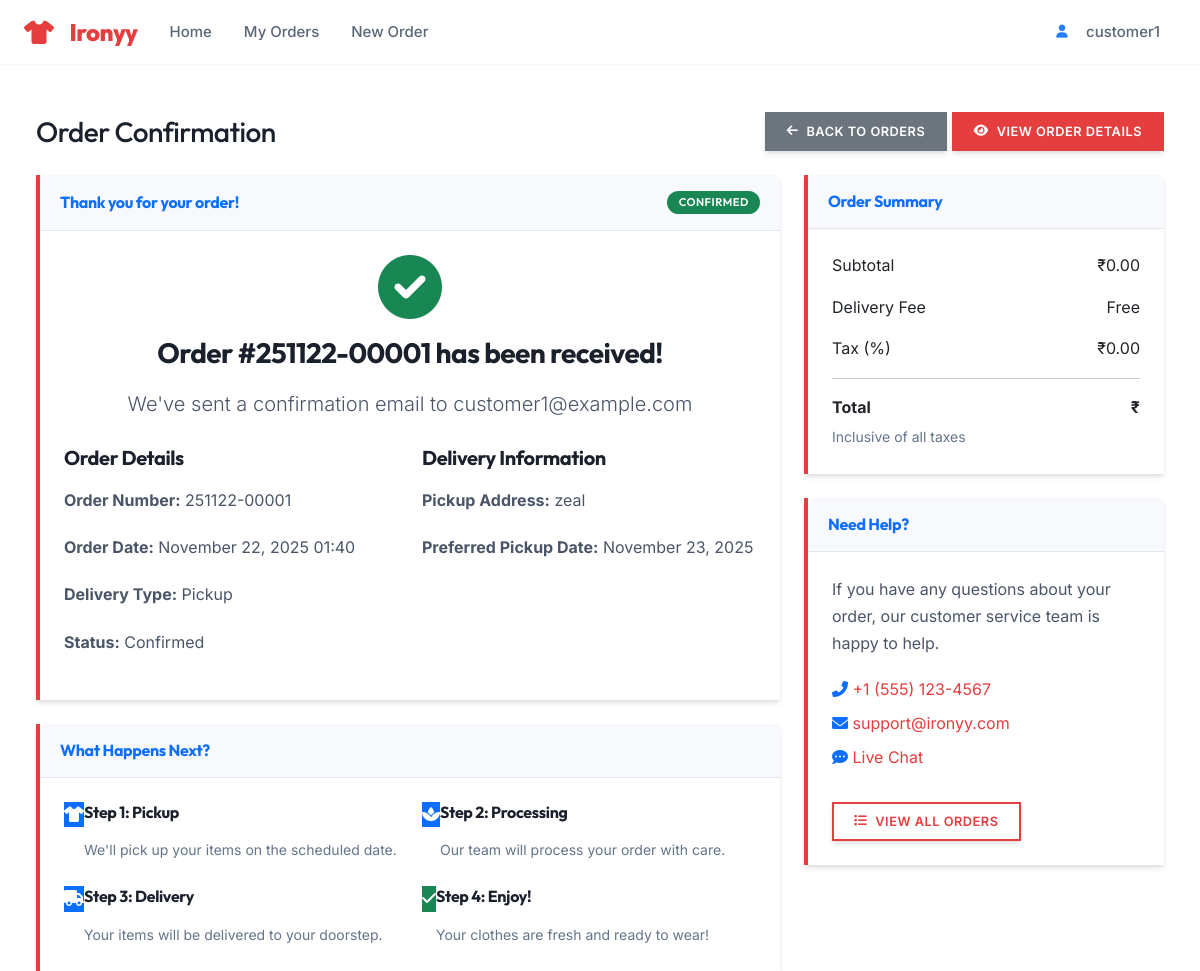
The page /orders/1/confirmation/ (signed in, upper part) on the database as committed earlier.
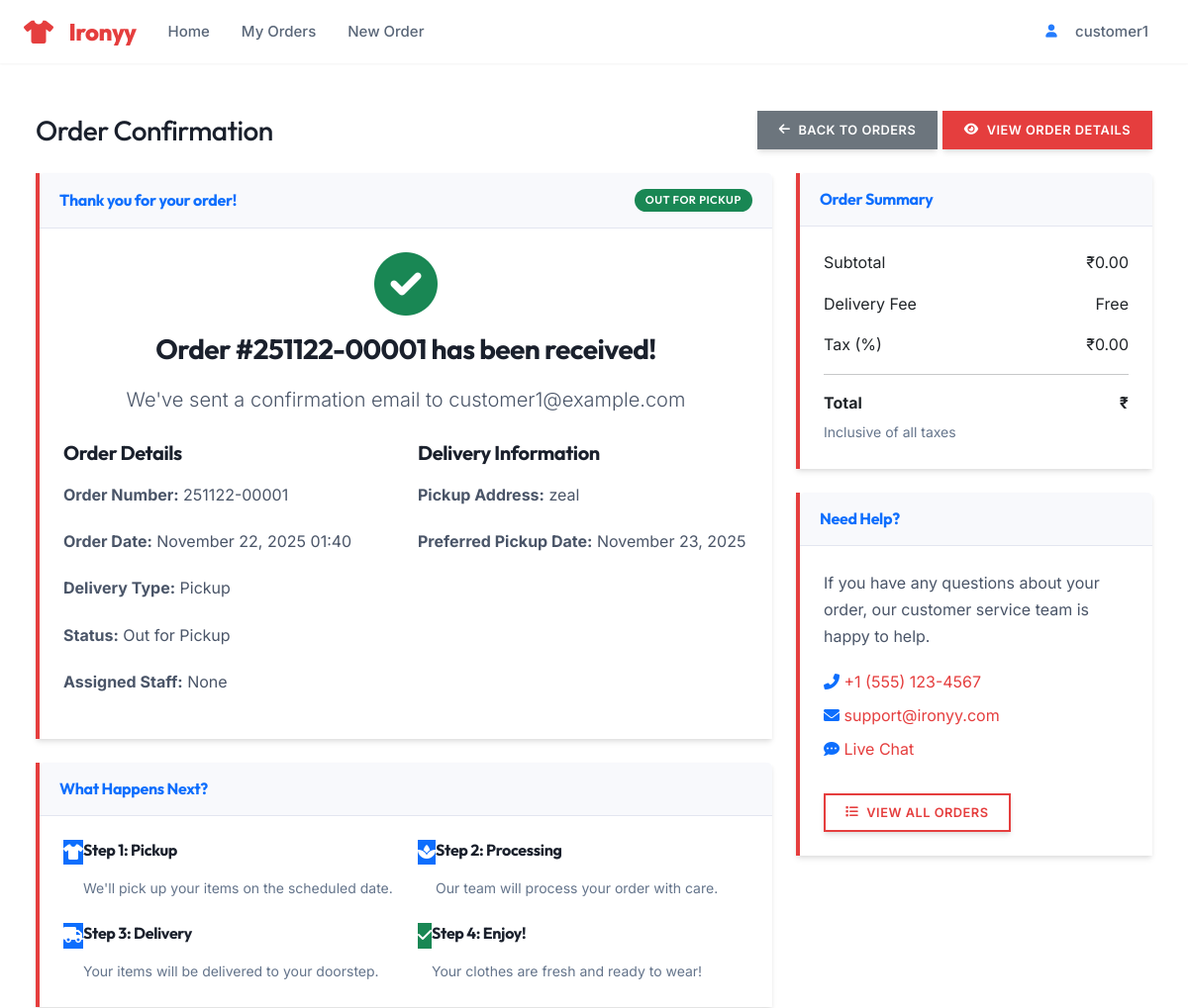
The same page on the database as committed later.
### orders/models.py (models this page shows, shortened)
class Order(models.Model):
    class Status(models.TextChoices):
        DRAFT = 'draft', _('Draft')
        PENDING = 'pending', _('Pending Payment')
        CONFIRMED = 'confirmed', _('Confirmed')
        SCHEDULED_FOR_PICKUP = 'scheduled_for_pickup', _('Scheduled for Pickup')
        OUT_FOR_PICKUP = 'out_for_pickup', _('Out for Pickup')
        PICKED_UP = 'picked_up', _('Picked Up')
        PROCESSING = 'processing', _('In Progress')
        READY = 'ready', _('Ready for Delivery')
        OUT_FOR_DELIVERY = 'out_for_delivery', _('Out for Delivery')
        COMPLETED = 'completed', _('Completed')
        CANCELLED = 'cancelled', _('Cancelled')
        REFUNDED = 'refunded', _('Refunded')
        FAILED = 'failed', _('Failed')
    class PaymentStatus(models.TextChoices):
        PENDING = 'pending', _('Pending')
        AUTHORIZED = 'authorized', _('Authorized')
        PAID = 'paid', _('Paid')
        PARTIALLY_REFUNDED = 'partially_refunded', _('Partially Refunded')
        REFUNDED = 'refunded', _('Refunded')
        VOIDED = 'voided', _('Voided')
        FAILED = 'failed', _('Failed')
    class DeliveryType(models.TextChoices):
        PICKUP = 'pickup', _('Pickup')
        DELIVERY = 'delivery', _('Delivery')
    customer = models.ForeignKey(
        User,
        on_delete=models.PROTECT,
        related_name='orders',
        verbose_name=_('customer')
    )
    order_number = models.CharField(
        _('order number'),
        max_length=20,
        unique=True,
        db_index=True
    )
    status = models.CharField(
        _('status'),
        max_length=20,
        choices=Status.choices,
        default=Status.DRAFT,
        db_index=True
    )
    payment_status = models.CharField(
        _('payment status'),
        max_length=20,
        choices=PaymentStatus.choices,
        default=PaymentStatus.PENDING,
        db_index=True
    )
    delivery_type = models.CharField(
        _('delivery type'),
        max_length=10,
        choices=DeliveryType.choices,
        default=DeliveryType.PICKUP
    )
    pickup_address = models.TextField(_('pickup address'), blank=True)
    delivery_address = models.TextField(_('delivery address'), blank=True)
    preferred_pickup_date = models.DateField(_('preferred pickup date'), null=True, blank=True)
    preferred_delivery_date = models.DateField(_('preferred delivery date'), null=True, blank=True)
    subtotal = models.DecimalField(
        _('subtotal'),
        max_digits=10,
        decimal_places=2,
        default=Decimal('0.00')
    )
    tax_amount = models.DecimalField(
        _('tax amount'),
        max_digits=10,
        decimal_places=2,
        default=Decimal('0.00')
    )
    shipping_cost = models.DecimalField(
        _('shipping cost'),
        max_digits=10,
        decimal_places=2,
        default=Decimal('0.00')
    )
    discount_amount = models.DecimalField(
        _('discount amount'),
        max_digits=10,
        decimal_places=2,
        default=Decimal('0.00')
    )
    total_amount = models.DecimalField(
        _('total amount'),
        max_digits=10,
        decimal_places=2,
        default=Decimal('0.00')
    )
    assigned_staff = models.ForeignKey(
        User,
        on_delete=models.SET_NULL,
        null=True,
        blank=True,
        related_name='assigned_orders',
        verbose_name=_('assigned staff')
    )
    delivery_person = models.ForeignKey(
        User,
        on_delete=models.SET_NULL,
        null=True,
        blank=True,
        related_name='delivery_orders',
        verbose_name=_('delivery person')
    )
    created_at = models.DateTimeField(_('created at'), auto_now_add=True)
    updated_at = models.DateTimeField(_('updated at'), auto_now=True)
    confirmed_at = models.DateTimeField(_('confirmed at'), null=True, blank=True)
    completed_at = models.DateTimeField(_('completed at'), null=True, blank=True)
    cancelled_at = models.DateTimeField(_('cancelled at'), null=True, blank=True)
    special_instructions = models.TextField(_('special instructions'), blank=True)
    internal_notes = models.TextField(_('internal notes'), blank=True)
    cancellation_reason = models.TextField(_('cancellation reason'), blank=True)
    payment_method = models.CharField(_('payment method'), max_length=50, blank=True)
    payment_reference = models.CharField(_('payment reference'), max_length=100, blank=True)
    payment_date = models.DateTimeField(_('payment date'), null=True, blank=True)
    class Meta:
        ordering = ['-created_at']

### accounts/models.py (models this page shows, shortened)
class User(AbstractUser):
    class Role(models.TextChoices):
        CUSTOMER = 'CUSTOMER', _('Customer')
        PRESS = 'PRESS', _('Press Person')
        DELIVERY = 'DELIVERY', _('Delivery Partner')
        ADMIN = 'ADMIN', _('Admin')
    username = None
    email = models.EmailField(
        _('email address'),
        unique=True,
        error_messages={
            'unique': _('A user with that email already exists.'),
        },
    )
    role = models.CharField(
        _('user role'),
        max_length=20,
        choices=Role.choices,
        default=Role.CUSTOMER,
        help_text=_('Designates the role of the user in the system.')
    )
    phone_regex = RegexValidator(
        regex=r'^\+?1?\d{9,15}$',
        message=_("Phone number must be entered in the format: '+999999999'. Up to 15 digits allowed.")
    )
    phone_number = models.CharField(
        _('phone number'),
        validators=[phone_regex],
        max_length=17,
        blank=True,
        null=True,
        help_text=_('Enter a valid phone number (e.g., +1234567890)')
    )
    is_active = models.BooleanField(
        _('active'),
        default=True,
        help_text=_(
            'Designates whether this user should be treated as active. '
            'Unselect this instead of deleting accounts.'
        ),
    )
    email_verified = models.BooleanField(
        _('email verified'),
        default=False,
        help_text=_('Designates whether this user has verified their email address.')
    )
    date_joined = models.DateTimeField(_('date joined'), default=timezone.now)
    last_login = models.DateTimeField(_('last login'), blank=True, null=True)
    updated_at = models.DateTimeField(_('updated at'), auto_now=True)
    USERNAME_FIELD = 'email'
    REQUIRED_FIELDS = ['first_name', 'last_name']
    objects = UserManager()
    class Meta(AbstractUser.Meta):
        verbose_name = _('user')
        verbose_name_plural = _('users')
        ordering = ['-date_joined']
        swappable = 'AUTH_USER_MODEL'
        permissions = [
            ('view_dashboard', 'Can view dashboard'),
            ('manage_users', 'Can manage users'),
            ('manage_orders', 'Can manage orders'),
        ]
    def get_full_name(self):
        full_name = f"{self.first_name} {self.last_name}"
        return full_name.strip()
    def get_short_name(self):
        return self.first_name or self.email.split('@')[0]
    @property
    def is_customer(self):
        return self.role == self.Role.CUSTOMER

### orders/views.py (the view)
# urls.py: path('<int:pk>/confirmation/', views.OrderConfirmationView.as_view(), name='order_confirmation'),
class OrderConfirmationView(LoginRequiredMixin, UserPassesTestMixin, DetailView):
    model = Order
    template_name = 'orders/order_confirmation.html'
    context_object_name = 'order'
    def test_func(self):
        order = self.get_object()
        return self.request.user == order.customer or self.request.user.is_staff or self.request.user.role in ['ADMIN', 'PRESS', 'DELIVERY']

### orders/templates/orders/order_confirmation.html (shortened to what the changed rows need)
{% extends 'base.html' %}
{% load humanize %}
{% block content %}
<div class="container-fluid">
    <div class="d-sm-flex align-items-center justify-content-between mb-4">
        <h1 class="h3 mb-0 text-gray-800">Order Confirmation</h1>
    </div>
    <div class="row">
        <div class="col-lg-8">
            <div class="card shadow mb-4">
                <div class="card-header py-3 d-flex justify-content-between align-items-center">
                    <h6 class="m-0 font-weight-bold text-primary">Thank you for your order!</h6>
                    <span class="badge bg-success text-white">{{ order.get_status_display }}</span>
                </div>
                <div class="card-body">
                    <div class="text-center mb-4">
                        <i class="fas fa-check-circle text-success" style="font-size: 4rem;"></i>
                        <h3 class="mt-3">Order #{{ order.order_number }} has been received!</h3>
                        <p class="lead">We've sent a confirmation email to {{ order.customer.email }}</p>
                    </div>
                    <div class="row">
                        <div class="col-md-6">
                            <h5>Order Details</h5>
                            <p><strong>Order Number:</strong> {{ order.order_number }}</p>
                            <p><strong>Order Date:</strong> {{ order.created_at|date:"F j, Y H:i" }}</p>
                            <p><strong>Delivery Type:</strong> {{ order.get_delivery_type_display }}</p>
                            <p><strong>Status:</strong> {{ order.get_status_display }}</p>
                            {% if order.assigned_staff %}
                                <p><strong>Assigned Staff:</strong> {{ order.assigned_staff.get_full_name|default:order.assigned_staff.username }}</p>
                            {% endif %}
                        </div>
                        <div class="col-md-6">
                            <h5>Delivery Information</h5>
                            <p><strong>Pickup Address:</strong> {{ order.pickup_address|linebreaksbr }}</p>
                            <p><strong>Preferred Pickup Date:</strong> {{ order.preferred_pickup_date|date:"F j, Y" }}</p>
                        </div>
                    </div>
                </div>
            </div>
        </div>
        <div class="col-lg-4">
            <div class="card shadow mb-4">
                <div class="card-body">
                    <div class="d-flex justify-content-between mb-3">
                        <span>Subtotal</span>
                        <span>₹{{ order.subtotal|floatformat:2|intcomma }}</span>
                    </div>
                    <div class="d-flex justify-content-between mb-3">
                        <span>Tax ({{ order.tax_rate }}%)</span>
                        <span>₹{{ order.tax_amount|floatformat:2|intcomma }}</span>
                    </div>
                </div>
            </div>
        </div>
    </div>
</div>
{% endblock %}

Rows that differ between the two databases and show on the page:
changed Order "Pickup": status "CONFIRMED" → "OUT FOR PICKUP"; status "Confirmed" → "Out for Pickup"; assigned_staff_id empty → 3 (drawn); assigned_staff.get_full_name (not shown) → "None"
Other text that changed with them:
text now shown: "Assigned Staff:"
